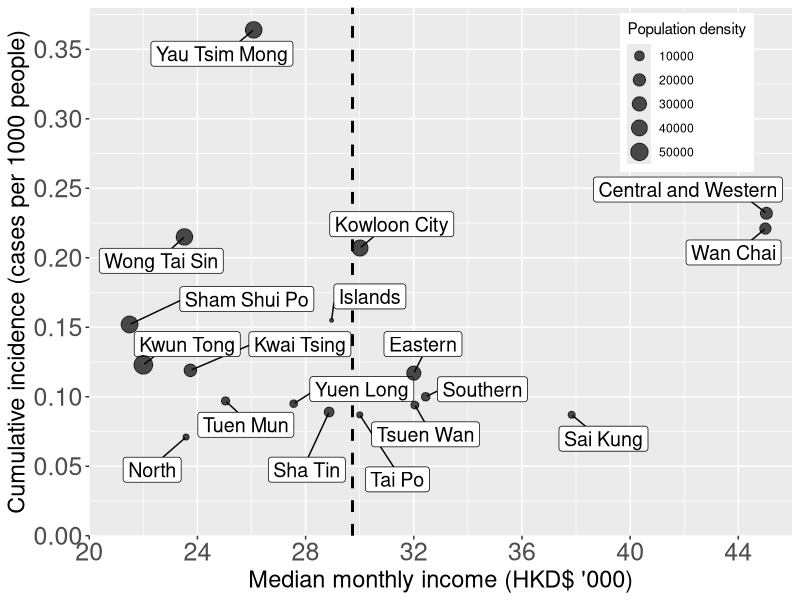
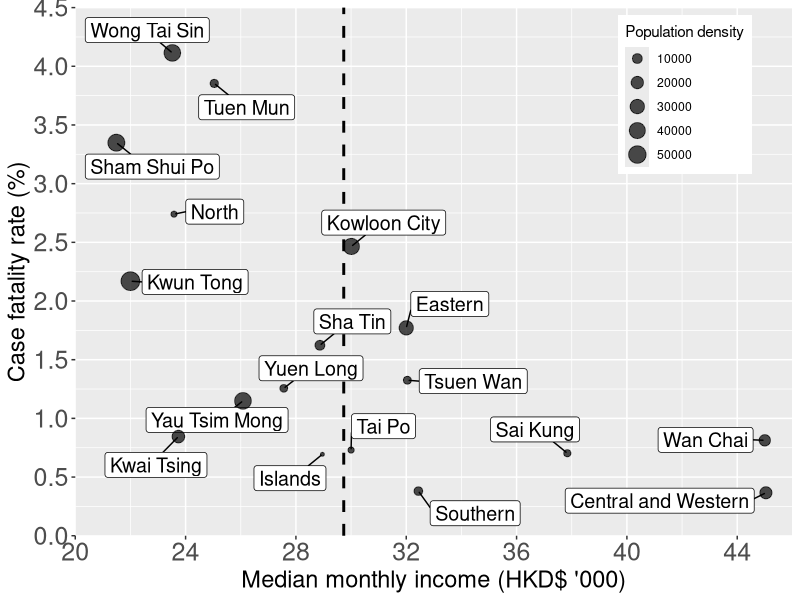
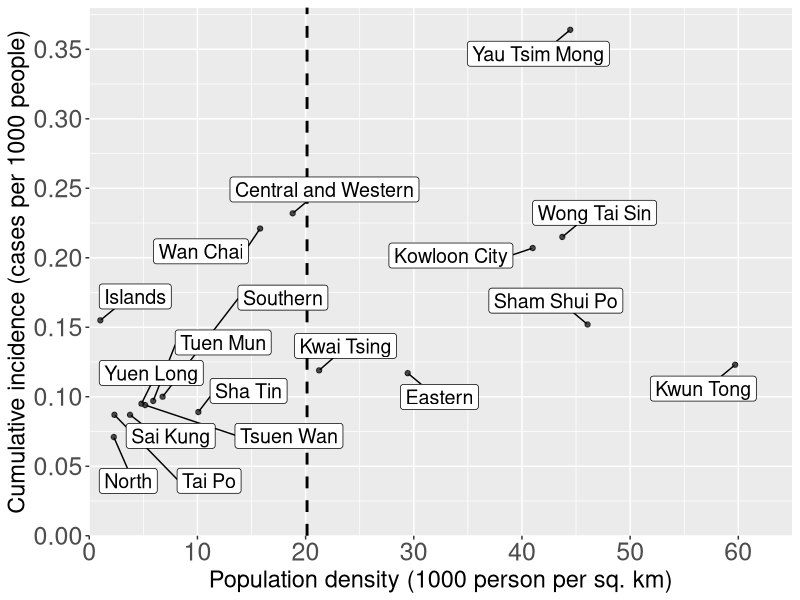
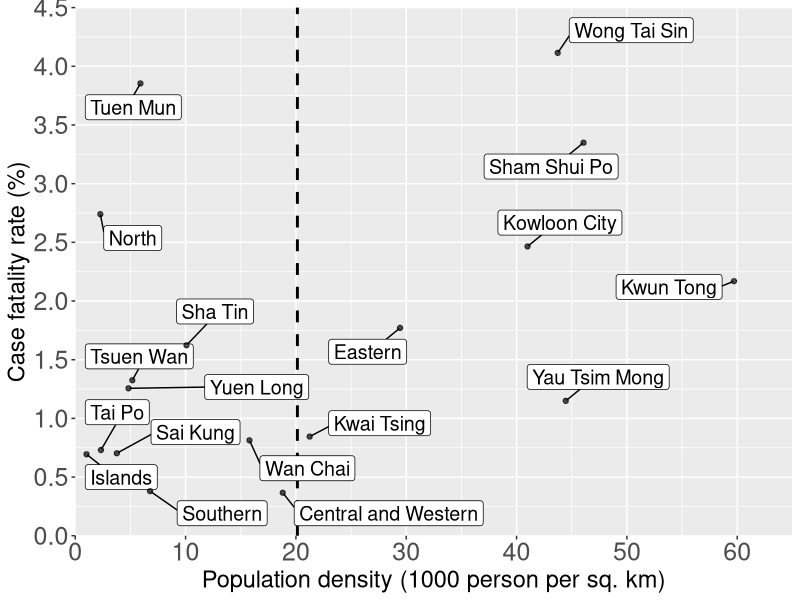
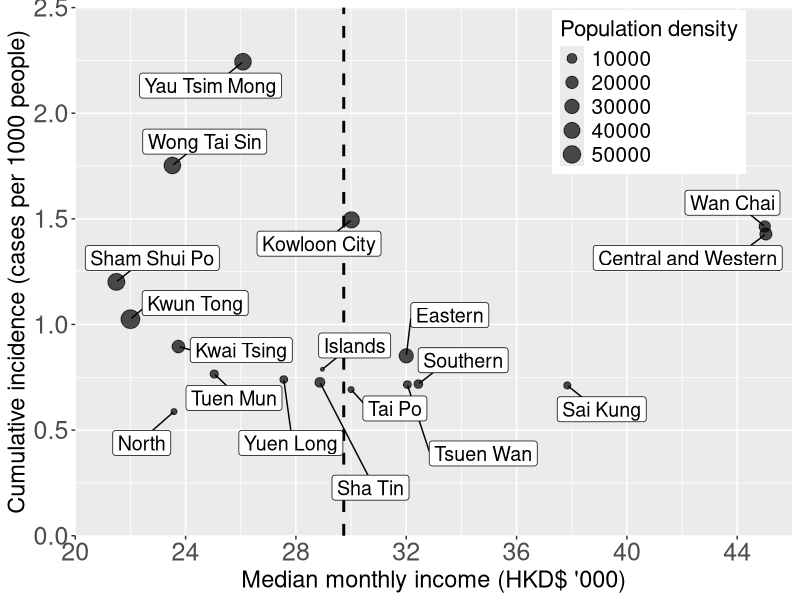
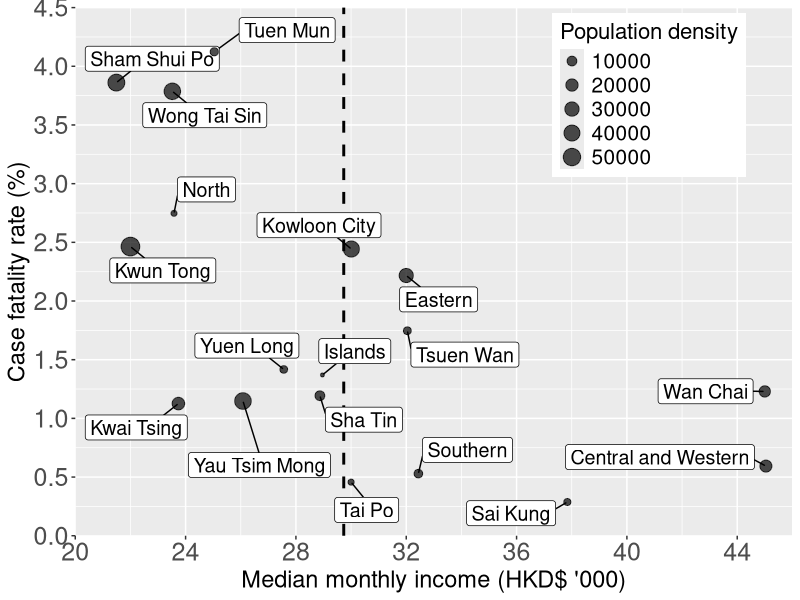
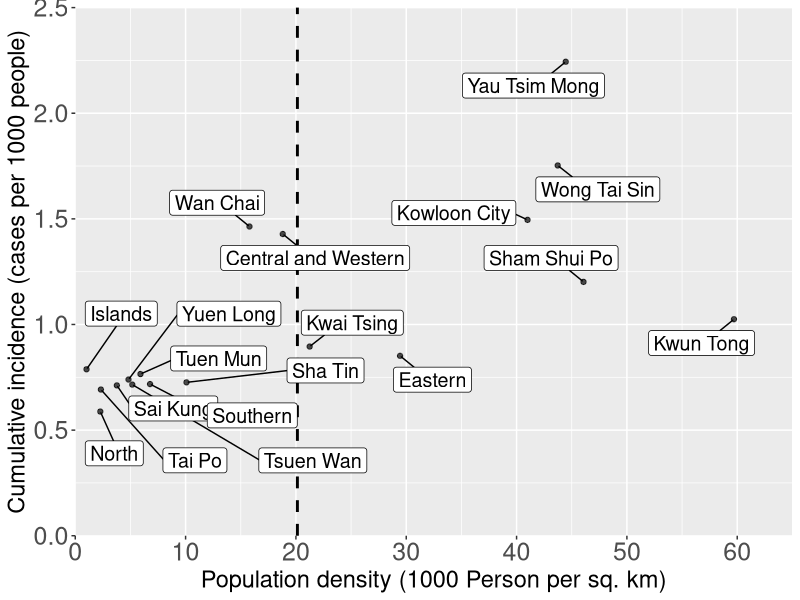
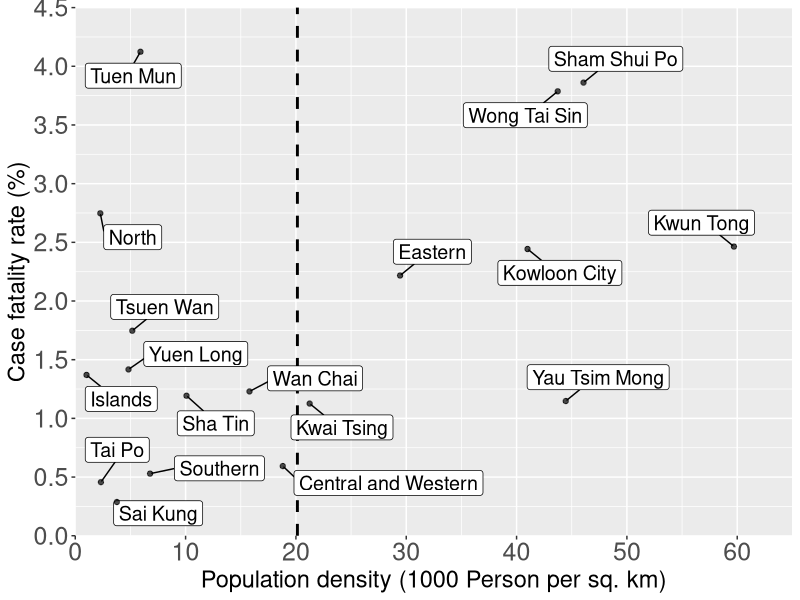

Recreate these plots in R, in order. (Note: this script raises an error after producing the figures.)
library(ggplot2)
library(plyr)
library(ggpubr)
library(data.table)
library(carData)
library(car)
library(pscl)
library(ggrepel)
library(patchwork)
library(reshape2)
library(tidyr)
library(dplyr)
library(lubridate)
library(reshape2)
library(scales)
library(forcats)
library(corrplot)
library(Hmisc)
options(ggrepel.max.overlaps = Inf)

#District & Territory Demographic
DD<-read.csv("dis_inc_cfr.csv")
DS<-read.csv("dis_inc_cfr_symptomatic.csv")
TS<-read.csv("Territory_symptomatic.csv")
Covid2<-read.csv("Covid model_symptomatic.csv")

#Data Management
Covid2_Elderly<-Covid2%>%group_by(Age)%>%filter(any(Age>64))
Covid2_Elderly_Death<-Covid2_Elderly%>%group_by(event)%>%filter(any(event=="1"))
Covid2_Elderly_Cases.in.district<-Covid2_Elderly%>%group_by(district)%>%summarise(Total=n())
Covid2_Elderly_Death.in.district<-Covid2_Elderly_Death%>%group_by(district)%>%summarise(Death=n())
new_row1 = list("Tai Po",0)
new_row2 = list(district="Sai Kung",Death=0)
Covid2_Elderly_Death.in.district = rbind(Covid2_Elderly_Death.in.district,new_row1)
Covid2_Elderly_Death.in.district = rbind(Covid2_Elderly_Death.in.district,new_row2)
Covid2_Elderly.in.district=left_join(Covid2_Elderly_Cases.in.district, Covid2_Elderly_Death.in.district)
Covid2_Elderly.in.district<-Covid2_Elderly.in.district%>%mutate(CFR_elderly=round(Death/Total*100,2))
colnames(Covid2_Elderly.in.district)[c(1)]<-c("District")
CFR_Overview=left_join(Covid2_Elderly.in.district, DS)
CFR_Overview<-subset(CFR_Overview,select =c(District,CFR_elderly,cfr_percent,income_trans,population_density))

#Scatter Plot_Total#
Scatter_Total_CI_I<-ggplot(DD,aes(x=Income_1k, y=Cumulative.Incidence.Rate_percentage, size =population_density, label=District)) + 
  geom_vline(xintercept=c(mean(DD$Income_1k)), linetype="dashed",lwd=1) + 
  geom_label_repel(size = 5,min.segment.length = 0, box.padding = 0.5)+ geom_point(alpha=0.7)+
  xlab("Median monthly income (HKD$ '000)") + ylab("Cumulative incidence (cases per 1000 people)") + labs(size="Population density")
Scatter_Total_CI_I<-Scatter_Total_CI_I + scale_x_continuous(expand= c(0,0), limits = c(20,46),breaks = seq(20, 46, 4)) +
  scale_y_continuous(expand=c(0,0), limits=c(0,0.38), breaks= seq(0,0.35,0.05)) + labs(size="Population density")+
  theme(axis.text=element_text(size=18), axis.title = element_text(size = 17), legend.position = c(0.85,0.84)) 
Scatter_Total_CI_I

Scatter_Total_CFR_I<-ggplot(DD,aes(x=Income_1k, y=cfr_percent, size =population_density, label=District)) + 
  geom_vline(xintercept=c(mean(DD$Income_1k)), linetype="dashed",lwd=1) +
  geom_label_repel(size = 5,min.segment.length = 0, box.padding = 0.5)+ geom_point(alpha=0.7)+
  xlab("Median monthly income (HKD$ '000)") + ylab("Case fatality rate (%)")
Scatter_Total_CFR_I<-Scatter_Total_CFR_I + scale_x_continuous(expand= c(0,0), limits = c(20,46),breaks = seq(20, 46, 4)) +
  scale_y_continuous(expand=c(0,0), limits=c(0,4.5), breaks= seq(0,4.5,0.5)) + labs(size="Population density")+
  theme(axis.text=element_text(size=18), axis.title = element_text(size = 17), legend.position = c(0.85,0.835)) 
Scatter_Total_CFR_I

Scatter_Total_CI_PD<-ggplot(DD,aes(x=population.density_1k, y=Cumulative.Incidence.Rate_percentage, label=District))+ 
  geom_vline(xintercept=c(mean(DD$population.density_1k)), linetype="dashed",lwd=1) +
  geom_label_repel(size = 5,min.segment.length = 0, box.padding = 0.5)+ geom_point(alpha=0.7)+
  xlab("Population density (1000 person per sq. km)") + ylab("Cumulative incidence (cases per 1000 people)")
Scatter_Total_CI_PD<-Scatter_Total_CI_PD + scale_x_continuous(expand= c(0,0), limits = c(0,65),breaks = seq(0, 60, 10)) +
  scale_y_continuous(expand=c(0,0), limits=c(0,0.38), breaks= seq(0,0.35,0.05))+
  theme(axis.text=element_text(size=18), axis.title = element_text(size = 17))
Scatter_Total_CI_PD

Scatter_Total_CFR_PD<-ggplot(DD,aes(x=population.density_1k, y=cfr_percent, label=District)) + 
  geom_vline(xintercept=c(mean(DD$population.density_1k)), linetype="dashed",lwd=1) +
  geom_label_repel(size = 5,min.segment.length = 0, box.padding = 0.5)+ geom_point(alpha=0.7)+
  xlab("Population density (1000 person per sq. km)") + ylab("Case fatality rate (%)")
Scatter_Total_CFR_PD<-Scatter_Total_CFR_PD + scale_x_continuous(expand= c(0,0), limits = c(0,65),breaks = seq(0, 60, 10)) +
  scale_y_continuous(expand=c(0,0), limits=c(0,4.5), breaks= seq(0,4.5,0.5))+
  theme(axis.text=element_text(size=18), axis.title = element_text(size = 17))
Scatter_Total_CFR_PD

FigureS6<-ggarrange(Scatter_Total_CI_I,Scatter_Total_CFR_I,Scatter_Total_CI_PD,Scatter_Total_CFR_PD,
                    labels = c("A","B","C","D"),font.label = list(size = 16),
                    ncol = 2, nrow = 2)

#Scatter Plot_Symptomatic#
Scatter_Symptomatic_CI_I<-ggplot(DS,aes(x=income_trans, y=inc_perk, size =population_density, label=District)) + 
  geom_vline(xintercept=c(mean(DD$Income_1k)), linetype="dashed",lwd=1) +
  geom_label_repel(size = 5,min.segment.length = 0, box.padding = 0.5)+ geom_point(alpha=0.7)+
  xlab("Median monthly income (HKD$ '000)") + ylab("Cumulative incidence (cases per 1000 people)") + labs(size="Population density")
Scatter_Symptomatic_CI_I<-Scatter_Symptomatic_CI_I + scale_x_continuous(expand= c(0,0), limits = c(20,46),breaks = seq(20, 46, 4)) +
  scale_y_continuous(expand=c(0,0), limits=c(0,2.5), breaks= seq(0,2.5,0.5)) + labs(size="Population density")+
  theme(axis.text=element_text(size=18), axis.title = element_text(size = 17), legend.position = c(0.8,0.84),
        legend.title = element_text(size=16),legend.text = element_text(size=15))
Scatter_Symptomatic_CI_I

Scatter_Symptomatic_CFR_I<-ggplot(DS,aes(x=income_trans, y=cfr_percent, size =population_density, label=District)) + 
  geom_vline(xintercept=c(mean(DD$Income_1k)), linetype="dashed",lwd=1) +
  geom_label_repel(size = 5,min.segment.length = 0, box.padding = 0.5)+ geom_point(alpha=0.7) +
  xlab("Median monthly income (HKD$ '000)") + ylab("Case fatality rate (%)")
Scatter_Symptomatic_CFR_I<-Scatter_Symptomatic_CFR_I + scale_x_continuous(expand= c(0,0), limits = c(20,46),breaks = seq(20, 46, 4)) +
  scale_y_continuous(expand=c(0,0), limits=c(0,4.5), breaks= seq(0,4.5,0.5)) + labs(size="Population density")+
  theme(axis.text=element_text(size=18), axis.title = element_text(size = 17), legend.position = c(0.8,0.835),
        legend.title = element_text(size=16),legend.text = element_text(size=15))
Scatter_Symptomatic_CFR_I

Scatter_Symptomatic_CI_PD<-ggplot(DS,aes(x=population_density_1000, y=inc_perk, label=District)) + 
  geom_vline(xintercept=c(mean(DD$population.density_1k)), linetype="dashed",lwd=1) +
  geom_label_repel(size = 5,min.segment.length = 0, box.padding = 0.5)+ geom_point(alpha=0.7) +
  xlab("Population density (1000 Person per sq. km)") + ylab("Cumulative incidence (cases per 1000 people)")
Scatter_Symptomatic_CI_PD<-Scatter_Symptomatic_CI_PD + scale_x_continuous(expand= c(0,0), limits = c(0,65),breaks = seq(0, 60, 10)) +
  scale_y_continuous(expand=c(0,0), limits=c(0,2.5), breaks= seq(0,2.5,0.5))+
  theme(axis.text=element_text(size=18), axis.title = element_text(size = 17))
Scatter_Symptomatic_CI_PD

Scatter_Symptomatic_CFR_PD<-ggplot(DS,aes(x=population_density_1000, y=cfr_percent, label=District)) + 
  geom_vline(xintercept=c(mean(DD$population.density_1k)), linetype="dashed",lwd=1) +
  geom_label_repel(size = 5,min.segment.length = 0, box.padding = 0.5)+ geom_point(alpha=0.7)+
  xlab("Population density (1000 Person per sq. km)") + ylab("Case fatality rate (%)")
Scatter_Symptomatic_CFR_PD<-Scatter_Symptomatic_CFR_PD + scale_x_continuous(expand= c(0,0), limits = c(0,65),breaks = seq(0, 60, 10)) +
  scale_y_continuous(expand=c(0,0), limits=c(0,4.5), breaks= seq(0,4.5,0.5))+
  theme(axis.text=element_text(size=18), axis.title = element_text(size = 17))
Scatter_Symptomatic_CFR_PD

Figure2<-ggarrange(Scatter_Symptomatic_CI_I,Scatter_Symptomatic_CFR_I,Scatter_Symptomatic_CI_PD,Scatter_Symptomatic_CFR_PD,
                   labels = c("A","B","C","D"),font.label = list(size = 16),
                   ncol = 2, nrow = 2)

Scatter_CFR_Comparsion<-ggplot(CFR_Overview,aes(x=cfr_percent, y=CFR_elderly, label=District)) + 
  geom_label_repel(size = 8.5,min.segment.length = 0, box.padding = 0.5)+ geom_point(alpha=0.7,size=5)+
  xlab("Case fatality rate in symptomatic patients (%)") + ylab(" Case fatality rate in elderly (%)") + 
  scale_x_continuous(expand= c(0,0), limits = c(0,4.5),breaks = seq(0, 4, 1)) +
  scale_y_continuous(expand=c(0,0.1), limits=c(0,18), breaks= seq(0,18,2))+
  theme(axis.text=element_text(size=32), axis.title = element_text(size = 32)) 
Scatter_CFR_Comparsion

Scatter_Symptomatic_Elderly_CFR_I<-ggplot(CFR_Overview,aes(x=income_trans, y=CFR_elderly, size =population_density, label=District)) + 
  geom_vline(xintercept=c(mean(CFR_Overview$income_trans)), linetype="dashed",lwd=1) +
  geom_label_repel(size = 8.5,min.segment.length = 0, box.padding = 0.5)+ geom_point(alpha=0.7) +
  xlab("Median monthly income (HKD$ '000)") + ylab("Case fatality rate in elderly (%)") + 
  scale_x_continuous(expand= c(0,0), limits = c(20,46),breaks = seq(20, 46, 4)) +
  scale_y_continuous(expand=c(0,0.1), limits=c(0,20), breaks= seq(0,20,2)) + 
  labs(size="Population density")+
  theme(axis.text=element_text(size=30), axis.title = element_text(size = 32), 
        legend.position = c(0.8,0.835), legend.title = element_text(size=28), 
        legend.text = element_text(size=26))
Scatter_Symptomatic_Elderly_CFR_I

FigureS2<-ggarrange(Scatter_Symptomatic_Elderly_CFR_I, Scatter_CFR_Comparsion,
                    labels = c("A","B"), font.label = list(size = 34),
                    nrow = 1)

#Bar Chart_Symptomatic
level_order_TS<- factor(TS$Territory, level = c("KLE", "KLW", "NTW","HK","NTE"))

TS_CFR<-ggplot(TS, aes(x = level_order_TS, cfr,2, label=cfr)) + 
  geom_bar(stat = "identity") + 
  ggtitle("Case fatality rate") +
  xlab("Territories") +
  ylab("Percentage (%)") +
  geom_text(size = 5, position = position_stack(vjust =0.95), color="white") +
  scale_y_continuous(expand= c(0,0),breaks = seq(0, 3.5, 0.5)) + coord_cartesian(ylim = c(0, 3.5)) +
  theme(axis.text=element_text(size=16), axis.title = element_text(size = 15),plot.title = element_text(size = 15))
TS_CFR

TS_CDP<-ggplot(TS, aes(x = level_order_TS, y = CDPinPop_percent, label=CDPinPop_percent)) + 
  geom_bar(stat = "identity") +
  ggtitle("People with chronic disease") + ylab("Percentage (%)") +
  xlab("Territories") +
  geom_text(size = 5, position = position_stack(vjust =0.98), color="white") +
  scale_y_continuous(expand= c(0,0),breaks = seq(0, 30, 5)) + coord_cartesian(ylim = c(0, 30)) +
  theme(axis.text=element_text(size=16), axis.title = element_text(size = 15),plot.title = element_text(size = 15))
TS_CDP

FigureS3<-ggarrange(TS_CFR,TS_CDP,
                    labels = c("A","B"),
                    ncol = 2)

#CFR among reporting delay & hospitalization time
Covid2<-read.csv("Covid model_symptomatic.csv")
Covid2_Delay<-read.csv("DeathRisk.csv")
Covid2_Delay2<-read.csv("DeathRisk_Individual.csv")
Covid2_agepercent<-read.csv("Covid model_symptomatic_2Income.csv")
Covid2_agepercent2<-read.csv("Covid model_symptomatic_70_2Income.csv")

Covid2$Income.Region<-factor(Covid2$Income.Region,levels=c("Low Income Region","Middle Income Region","High Income Region"))
Covid2$Grouped.Delay.Time <- factor(Covid2$Grouped.Delay.Time, level = c("0", "1", "2","3","4","5","6","7","8","9","10",">10"))

Covid2_agepercent$Income.Region<-factor(Covid2_agepercent$Income.Region,levels=c("High Income Region","Low and Middle Income Region"))
Covid2_agepercent$Gender.Age<-factor(Covid2_agepercent$Gender.Age,levels=c("Male(≤64 years old)","Female(≤64 years old)","Male(>64 years old)","Female(>64 years old)"))

Covid2_agepercent2$Income.Region<-factor(Covid2_agepercent2$Income.Region,levels=c("High Income Region","Low and Middle Income Region"))
Covid2_agepercent2$Gender.Age<-factor(Covid2_agepercent2$Gender.Age,levels=c("Male(≤69 years old)","Female(≤69 years old)","Male(>69 years old)","Female(>69 years old)"))

#Subset Data
Covid2_65<-Covid2 %>% filter(is.na(Age) | Age >= 65)
Covid2_65$Income.Region<-factor(Covid2_65$Income.Region,levels=c("Low Income Region","Middle Income Region","High Income Region"))

Delay_Total_LMH<-Covid2 %>% group_by(Income.Region)%>%count(Grouped.Delay.Time)
Delay_Total_LMH<-Delay_Total_LMH %>% group_by(Income.Region) %>% mutate(percentage=n/sum(n)*100)

Delay_Elderly_LMH<-Covid2_65 %>% group_by(Income.Region) %>% count(Grouped.Delay.Time)
Delay_Elderly_LMH<-Delay_Elderly_LMH %>% group_by(Income.Region) %>% mutate(percentage=n/sum(n)*100)
Delay <- data.frame(Income.Region=c("High Income Region"),Grouped.Delay.Time=c(0),n=c(0),percentage=c(0))
Delay$Grouped.Delay.Time<-as.factor(Delay$Grouped.Delay.Time)
Delay_Elderly_LMH<-rbind(Delay_Elderly_LMH, Delay)
remove(Delay)

Covid2_Alive<-Covid2%>%group_by(Income.Region,event)%>%filter(any(event == "0"))%>% count(Hospitalization.time)%>% mutate(percentage=n/sum(n)*100)
Covid2_Dead<-Covid2%>%group_by(Income.Region,event)%>%filter(any(event == "1"))%>% count(Hospitalization.time)%>% mutate(percentage=n/sum(n)*100)

#CFR over delay time
Covid2_Delay$Delay.Time <- factor(Covid2_Delay$Delay.Time, level = c(">1",">2",">3",">4",">5",">6",">7",">8",">9",">10",">11",">12"))
CFR_delay<-ggplot(Covid2_Delay,aes(x=Delay.Time, y=cfr_percent, group=1)) + geom_point(size = 5) + geom_line(size = 2) + 
  xlab("Reporting delay (days)") + ylab("Case fatality rate (%)") +
  scale_y_continuous(expand=c(0,0), limits=c(0,4.2), breaks= seq(0,4,1)) +
  theme(axis.text=element_text(size=28), axis.title = element_text(size = 30))
CFR_delay

Covid2_Delay2$Delay.time <- as.factor(Covid2_Delay2$Delay.time)
CFR_delay2<-ggplot(Covid2_Delay2,aes(x=Delay.time, y=CFR_3days,group=1)) + geom_point(size = 5) + geom_line(size = 2) + 
  xlab("Reporting delay (days)") + ylab("Case fatality rate (%)") + ggtitle("") +
  scale_y_continuous(expand=c(0,0), limits=c(0,3.2), breaks= seq(0,3,1)) +
  theme(axis.text=element_text(size= 28), axis.title = element_text(size = 30))
CFR_delay2

Figure3AB<-ggarrange(CFR_delay, CFR_delay2,
                   labels = c("A","B"),font.label = list(size = 24),
                   ncol = 1)

#Proportion of delayed reporting time of symptomatic patients
level_order_Delay_Total  <- factor(Delay_Total_LMH$Grouped.Delay.Time, level = c("0", "1", "2","3","4","5","6","7","8","9","10",">10"))
Bar_Delay_Total_LMH<-ggplot(Delay_Total_LMH, aes(x=level_order_Delay_Total , y=percentage, label=percentage, fill = Income.Region, group = Income.Region)) + geom_bar(stat="identity", position = "dodge") + 
  ggtitle("Symptomatic patients") + xlab("Delay time (Days)") + 
  ylab("Percentage with different delay time") +
  scale_y_continuous(expand=c(0,0), limits = c(0, 25), breaks = seq(0, 25, 5)) + labs(fill="Income Region") +
  theme(plot.title = element_text(size=24), axis.text=element_text(size=23), axis.title = element_text(size = 24),
        legend.position = c(0.77,0.74), legend.key.size = unit(2,"cm"),legend.title = element_text(size=20),legend.text = element_text(size=18))
Bar_Delay_Total_LMH

#Proportion of delayed reporting time of elderly patients
Delay_Elderly_LMH$Income.Region<-factor(Delay_Elderly_LMH$Income.Region,levels=c("Low Income Region","Middle Income Region","High Income Region"))
level_order_Delay_Elderly <- factor(Delay_Elderly_LMH$Grouped.Delay.Time, level = c("0", "1", "2","3","4","5","6","7","8","9","10",">10"))

Bar_Delay_Elderly_LMH<-ggplot(Delay_Elderly_LMH, aes(x=level_order_Delay_Elderly , y=percentage, label=percentage, fill = Income.Region, group = Income.Region)) + geom_bar(stat="identity", position = "dodge") + 
  ggtitle("Symptomatic elderly patients") + xlab("Delay time (Days)") + ylab("Percentage with different delay time") +
  scale_y_continuous(expand=c(0,0), limits = c(0, 25), breaks = seq(0, 25, 5)) + labs(fill="Income Region") +
  theme(plot.title = element_text(size=24), axis.text=element_text(size=23), axis.title = element_text(size = 24), 
        legend.position = c(0.77,0.74), legend.key.size = unit(2,"cm"),legend.title = element_text(size=20),legend.text = element_text(size=18))
Bar_Delay_Elderly_LMH

#Percentage of severe delay patients
my.labels <- c("   Low and middle \n income region",
               "High \n income region")
Bar_Percentage<-ggplot(Covid2_agepercent, aes(x= fct_rev(Income.Region), y= Percentage, fill = fct_rev(Gender.Age))) + 
  ggtitle("Symptomatic patients") + xlab("") + coord_flip() +
  ylab("Percentage with severe reporting delay (>10 days)") + scale_x_discrete(labels= my.labels) +
  geom_col(width = 0.6, position = position_dodge(0.7)) +
  scale_fill_viridis_d(breaks = rev, direction = -1) +
  scale_y_continuous(expand=c(0,0), limits = c(0, 13), breaks = seq(0, 12, 2)) + labs(fill="Income Region") +
  theme(plot.title = element_text(size=24), axis.text.x=element_text(size= 22), 
        axis.title = element_text(size = 24), axis.text.y =element_text(size= 24, angle = 90,vjust = 0.7, hjust=0.5,color = "#000000"),
        legend.position = c(0.8,0.8), legend.key.size = unit(1,"cm"),
        legend.title = element_text(size=20),legend.text = element_text(size=18)) +
  scale_fill_manual(values = c("Male(≤64 years old)" = "#ADD8E6","Female(≤64 years old)" = "#ffcccb","Male(>64 years old)" = "#00008B","Female(>64 years old)" = "#8b0000"))
Bar_Percentage

Bar_Percentage_70<-ggplot(Covid2_agepercent2, aes(x= fct_rev(Income.Region), y= Percentage, fill = fct_rev(Gender.Age))) + 
  ggtitle("Symptomatic patients") + xlab("") + coord_flip() +
  ylab("Percentage with severe reporting delay (>10 days)") + scale_x_discrete(labels= my.labels) +
  geom_col(width = 0.6, position = position_dodge(0.7)) +
  scale_fill_viridis_d(breaks = rev, direction = -1) +
  scale_y_continuous(expand=c(0,0), limits = c(0, 13), breaks = seq(0, 12, 2)) + labs(fill="Income Region") +
  theme(plot.title = element_text(size=24), axis.text.x=element_text(size= 22), 
        axis.title = element_text(size = 24), axis.text.y =element_text(size= 24, angle = 90,vjust = 0.7, hjust=0.5,color = "#000000"),
        legend.position = c(0.8,0.8), legend.key.size = unit(1,"cm"),
        legend.title = element_text(size=20),legend.text = element_text(size=18)) +
  scale_fill_manual(values = c("Male(≤69 years old)" = "#ADD8E6","Female(≤69 years old)" = "#ffcccb","Male(>69 years old)" = "#00008B","Female(>69 years old)" = "#8b0000"))
Bar_Percentage_70

Figure3CDE<-ggarrange(Bar_Delay_Total_LMH,Bar_Delay_Elderly_LMH,Bar_Percentage,
                   labels = c("C","D","E"),
                   ncol = 1,nrow=3)

#CFR over hospitalization time
Covid2_Alive.Hist<-ggplot(Covid2_Alive, aes(x=Hospitalization.time, y = percentage, label=percentage)) + 
  scale_x_continuous(expand= c(0,0), limits = c(0,100),breaks = seq(0, 100, 10)) +
  geom_bar(stat = "identity") + scale_y_continuous(expand= c(0,0), limits = c(0,8.5),breaks = seq(0, 10, 1)) + 
  facet_grid(factor(Income.Region, levels=c("Low Income Region", "Middle Income Region","High Income Region"))~.) + 
  labs(title="Alive group distribution",x="Hospitalization time (Days))", y = "Percentage (%)") + 
  theme(panel.spacing.y = unit(22, "pt"),strip.text.y = element_text(size = 28), 
        axis.text=element_text(size=28), axis.title = element_text(size = 30),plot.title = element_text(size = 32))
Covid2_Alive.Hist

Covid2_Dead.Hist<-ggplot(Covid2_Dead, aes(x=Hospitalization.time, y = percentage, label=percentage)) + 
  scale_x_continuous(expand= c(0,0), limits = c(0,100),breaks = seq(0, 100, 10)) +
  geom_bar(stat = "identity") + scale_y_continuous(expand= c(0,0), limits = c(0,30),breaks = seq(0, 30, 5)) + 
  facet_grid(factor(Income.Region, levels=c("Low Income Region", "Middle Income Region","High Income Region"))~.) + 
  labs(title="Dead group distribution",x="Hospitalization time (Days))", y = "Percentage (%)") + 
  theme(panel.spacing.y = unit(22, "pt"),strip.text.y = element_text(size = 28), 
        axis.text=element_text(size=28), axis.title = element_text(size = 30),plot.title = element_text(size = 32))
Covid2_Dead.Hist

FigureSA<-ggarrange(Covid2_Alive.Hist,Covid2_Dead.Hist,
                    labels = c("A","B"),font.label = list(size = 24),
                    ncol = 1, nrow = 2)

#Correlation
DD<-read.csv("dis_inc_cfr.csv")
DS<-read.csv("dis_inc_cfr_symptomatic.csv")
Covid<-read.csv("Covid model.csv")
Covid2<-read.csv("Covid model_symptomatic.csv")
Covid2_Dead<-Covid2%>%group_by(event)%>%filter(any(event=="1"))

#Matrix
df<-data.frame(DD$inc_perk,DD$cfr_percent,DD$population_density,DD$Income, DD$Average.Age,DD$Average.Patient.Age,DD$aht)
df2<-data.frame(DS$inc_perk,DS$cfr_percent,DS$population_density,DS$Income,DS$adt, DS$Average.Age,DS$Average.Patient.Age,DS$aht)
df3<-data.frame(Covid2$event,Covid2$Numeric.Gender,Covid2$Age,Covid2$Hospitalization.time,Covid2$Delay.Time)
df4<-data.frame(Covid2_Dead$Numeric.Gender,Covid2_Dead$Age,Covid2_Dead$Hospitalization.time,Covid2_Dead$Delay.Time)

#Correlation Function
cor.mtest <- function(mat, ...) {
  mat <- as.matrix(mat)
  n <- ncol(mat)
  p.mat<- matrix(NA, n, n)
  diag(p.mat) <- 0
  for (i in 1:(n - 1)) {
    for (j in (i + 1):n) {
      tmp <- cor.test(mat[, i], mat[, j], ...)
      p.mat[i, j] <- p.mat[j, i] <- tmp$p.value
    }
  }
  colnames(p.mat) <- rownames(p.mat) <- colnames(mat)
  p.mat
}

#Correlation Matrix
M1<-cor(df)
colnames(M1) <- c("CI", "CFR", "Population Density", "Median Income", "Average Age", "Average Patient Age","Average Hospitalization Time")
rownames(M1) <- c("CI", "CFR", "Population Density", "Median Income", "Average Age", "Average Patient Age","Average Hospitalization Time")
head(M1)
p.mat <- cor.mtest(df)
colnames(p.mat) <- c("CI", "CFR", "Population Density", "Median Income", "Average Age", "Average Patient Age","Average Hospitalization Time")
rownames(p.mat) <- c("CI", "CFR", "Population Density", "Median Income", "Average Age", "Average Patient Age","Average Hospitalization Time")
head(p.mat)
FigureS1A<-corrplot(M1, method="color", tl.col="black", tl.srt=75, type="upper",p.mat = p.mat,
                    sig.level = 0.05, title = "Total patients",mar=c(0,0,1,0))

M2<-cor(df2)
colnames(M2) <- c("CI", "CFR", "Population Density", "Median Income", "Average Delay Time", "Average Age", "Average Patient Age", "Average Hospitalization Time")
rownames(M2) <- c("CI", "CFR", "Population Density", "Median Income", "Average Delay Time", "Average Age", "Average Patient Age", "Average Hospitalization Time")
head(M2)
p2.mat <- cor.mtest(df2)
colnames(p2.mat) <- c("CI", "CFR", "Population Density", "Median Income", "Average Delay Time", "Average Age", "Average Patient Age", "Average Hospitalization Time")
rownames(p2.mat) <- c("CI", "CFR", "Population Density", "Median Income", "Average Delay Time", "Average Age", "Average Patient Age", "Average Hospitalization Time")
head(p2.mat)
FigureS1B<-corrplot(M2, method="color", tl.col="black", tl.srt=75, type="upper",p.mat = p2.mat,
                    sig.level = 0.05, title = "Symptomatic patients",mar=c(0,0,1,0))

M3<-cor(df3)
head(M3)
colnames(M3) <- c("Deceased Condition", "Gender", "Age", "Hospitalization Time", "Report Delay Time")
rownames(M3) <- c("Deceased Condition", "Gender", "Age", "Hospitalization Time", "Report Delay Time")
p3.mat <- cor.mtest(df3)
colnames(p3.mat) <- c("Deceased Condition", "Gender", "Age", "Hospitalization Time", "Report Delay Time")
rownames(p3.mat) <- c("Deceased Condition", "Gender", "Age", "Hospitalization Time", "Report Delay Time")
head(p3.mat)
Figure3F<-corrplot(M3, method="color", tl.col="black", tl.srt=75, type="upper",p.mat = p4.mat,
                    sig.level = 0.05, title = "Symptomatic patients",mar=c(0,0,1,0))

M4<-cor(df4)
head(M4)
colnames(M4) <- c("Gender", "Age", "Hospitalization Time", "Report Delay Time")
rownames(M4) <- c("Gender", "Age", "Hospitalization Time", "Report Delay Time")
p4.mat <- cor.mtest(df4)
colnames(p4.mat) <- c("Gender", "Age", "Hospitalization Time", "Report Delay Time")
rownames(p4.mat) <- c("Gender", "Age", "Hospitalization Time", "Report Delay Time")
head(p4.mat)
FigureS4<-corrplot(M4, method="color", tl.col="black", tl.srt=75, type="upper",
                   p.mat = p5.mat, sig.level = 0.05,title = "Symptomatic Deceased patients",mar=c(0,0,1,0))

#Time-Series Plot
Latest<-read.csv("Latest Situation.csv")

Latest$Report.date<-dmy(Latest$Report.date)
Latest<-Latest%>% mutate(Daily= Number.of.confirmed.cases - lag(Number.of.confirmed.cases, default = 0))
Latest<-Latest%>% mutate(Death= Number.of.death.cases - lag(Number.of.death.cases, default = 0))

Figure1B<-ggplot(Latest, aes(x=Report.date)) +
  geom_line(aes(y=Daily),size=1,color="red") + 
  geom_bar(aes(y=Death*30),width = 0.01,stat = "identity",color="blue") +  
  scale_x_date(date_labels = "%Y-%m", 
               breaks = seq(as.Date("2020-02-1"), as.Date("2021-10-1"), by="6 month"),expand = c(0,0),limits = c(as.Date("2020-01-23"), as.Date("2021-10-15"))) + 
  labs(x="") + 
  theme(axis.text.x=element_text(hjust=0.5)) +
  scale_y_continuous(name="Daily cases",expand=c(0,0),limits = c(-5, 155),breaks = seq(0, 150, 30), 
                     sec.axis = sec_axis(~./30,name = "Daily Deaths")) +   
  theme(axis.text.x=element_text(size=36,color = "#363636"),
        axis.text.y=element_text(size=48),
        axis.title = element_text(size = 42,color="red"),
        axis.title.y.right = element_text(size=42, color = "blue"),
        axis.ticks.length=unit(.15, "cm"),
        axis.ticks = element_line(size = 1.05))
Figure1B
